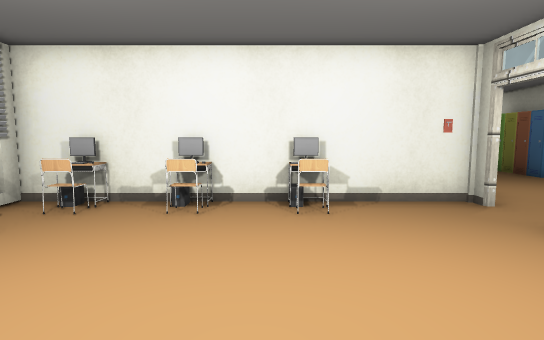
[1] (above)

17 first-person views from a walk through a scene from a Unity 3-D project. The camera is 1.4 m above the floor, tilts 6° down and sees 80° across. Doors are open. The floor is counted in squares, 1 m on a side. Each view is taken from the middle of a square. On the plan, view 1 faces up. The plan holds only what a view shows up to about 15 squares ahead; the rest is blank. The player character is not drawn. Some surface patterns are stand-ins.

[2]
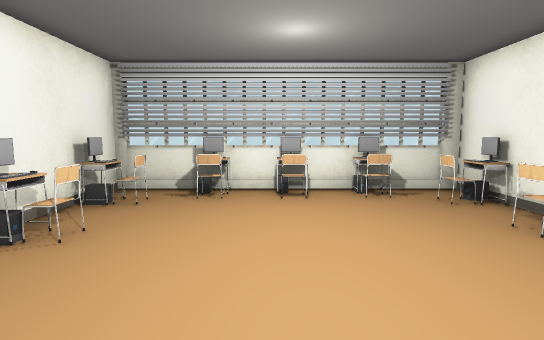

[3]
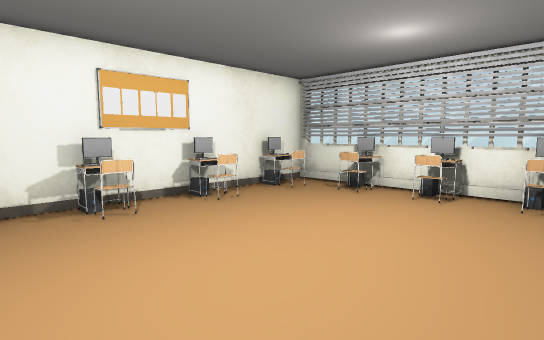

[4]
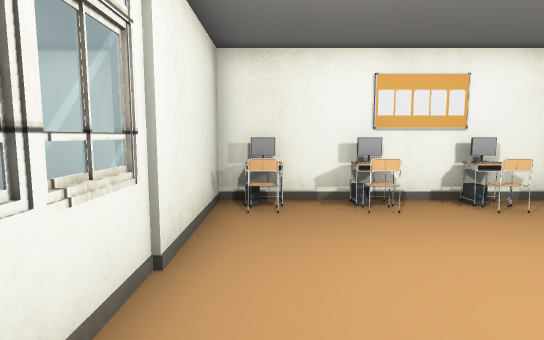

[5]
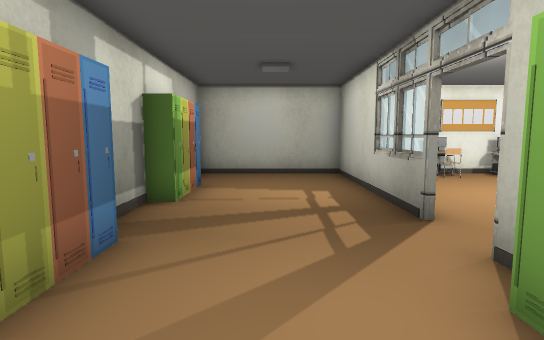

[6]
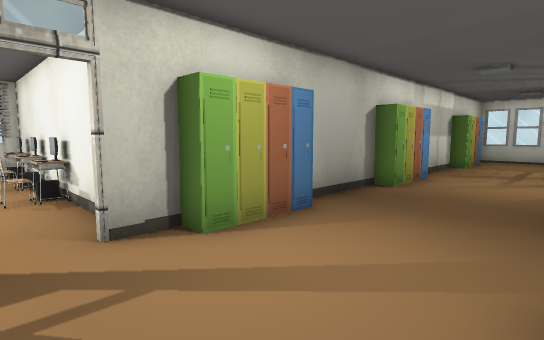

[7]
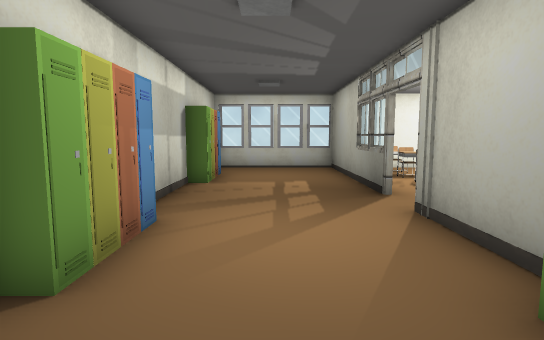

[8]
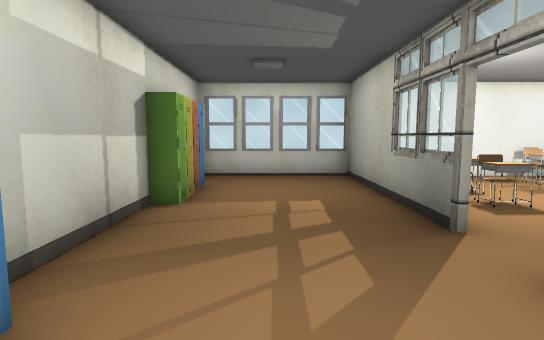

[9]
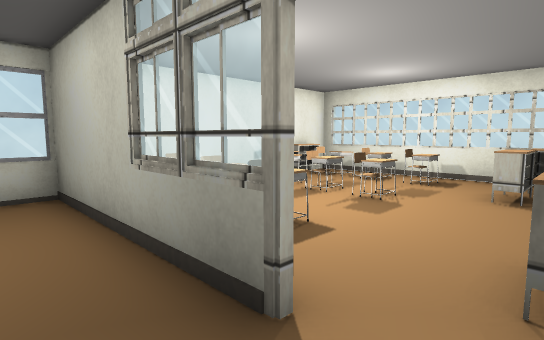

[10]
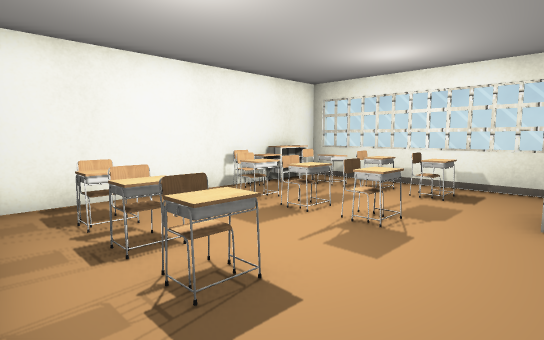

[11]
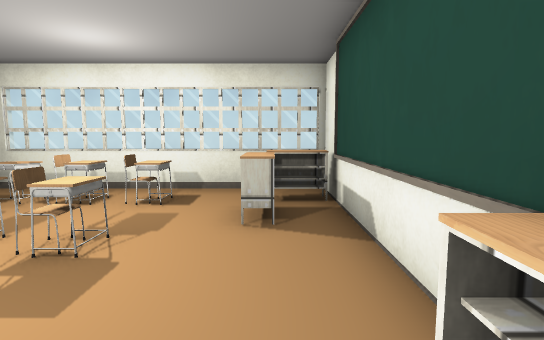

[12]
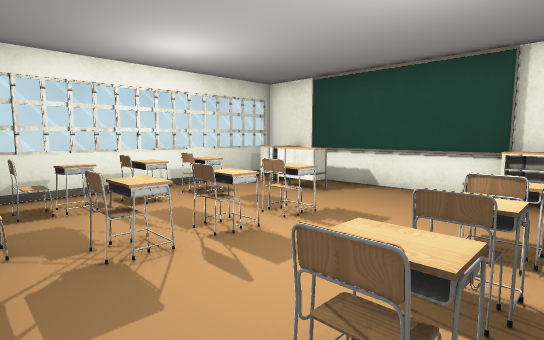

[13]
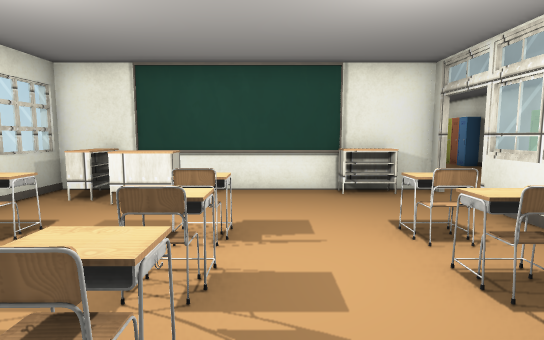

[14]
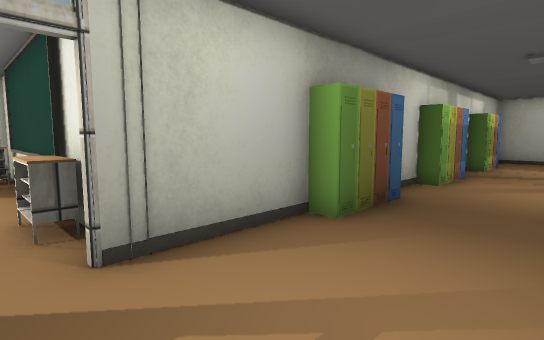

[15]
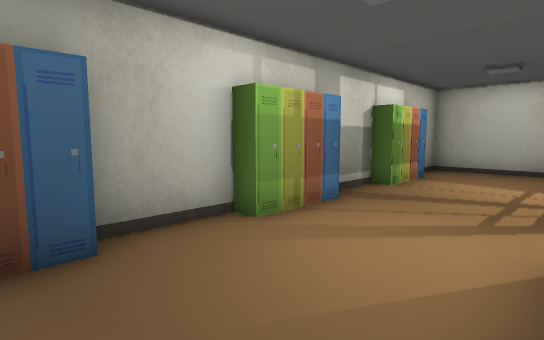

[16]
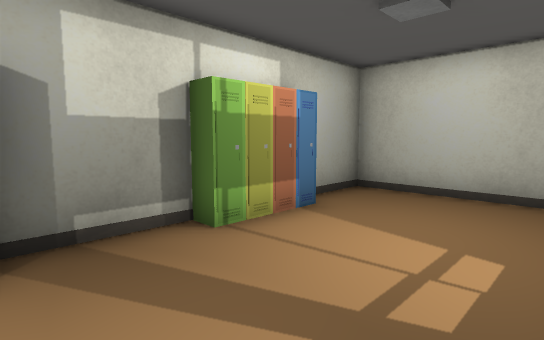

[17]
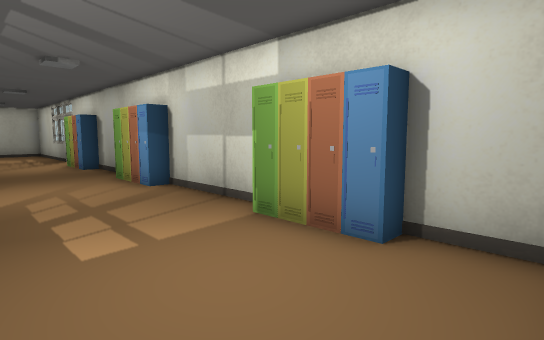

### Floor plan
Ten units are one square. View 1 is at (0, 0); x grows to the right and y downward. Boxes are objects, and circles mark ways between rooms. Rooms are numbered by the first view taken in them; rooms with no view inside come last. Other rooms are left out.
<svg viewBox="-63 -260 267 290">
<path fill="none" stroke="#000" d="M-35 21 -24 21M15 21 26 21M-52 4 -52 21 -44 21M-58 18 -52 18M-52 -65 -52 -44M35 -68 -55 -68 -55 21M43 21 43 -36M97 -132 97 -171M45 -138 45 -100M97 -82 97 -107M45 -76 45 -63M97 -185 97 -254 46 -254M45 -48 45 21 97 21 97 1M45 -206 45 -163M97 -31 97 -57M45 -248 45 -230M153 -254 105 -254M99 -202 99 -185M195 -165 195 -254 186 -254M99 -171 99 -167 199 -167"/>
<rect x="-55" y="-5" width="10" height="10" fill="#bbb"><title>other object</title></rect>
<rect x="-55" y="-15" width="10" height="10" fill="#bbb"><title>desk</title></rect>
<rect x="-55" y="-25" width="10" height="10" fill="#bbb"><title>computer</title></rect>
<rect x="-55" y="-35" width="10" height="10" fill="#bbb"><title>desk</title></rect>
<rect x="-55" y="-45" width="10" height="10" fill="#bbb"><title>desk</title></rect>
<rect x="-45" y="5" width="10" height="10" fill="#bbb"><title>other object</title></rect>
<rect x="-45" y="-5" width="10" height="10" fill="#bbb"><title>chair</title></rect>
<rect x="-45" y="-25" width="10" height="10" fill="#bbb"><title>chair</title></rect>
<rect x="-45" y="-45" width="10" height="10" fill="#bbb"><title>chair</title></rect>
<rect x="-45" y="-65" width="10" height="10" fill="#bbb"><title>chair</title></rect>
<rect x="-45" y="-75" width="10" height="10" fill="#bbb"><title>desk</title></rect>
<rect x="-25" y="15" width="10" height="10" fill="#bbb"><title>desk</title></rect>
<rect x="-25" y="-5" width="10" height="10" fill="#bbb"><title>chair</title></rect>
<rect x="-25" y="-65" width="10" height="10" fill="#bbb"><title>chair</title></rect>
<rect x="-15" y="15" width="10" height="10" fill="#bbb"><title>computer</title></rect>
<rect x="-15" y="5" width="10" height="10" fill="#bbb"><title>other object</title></rect>
<rect x="-15" y="-65" width="10" height="10" fill="#bbb"><title>desk</title></rect>
<rect x="-5" y="15" width="10" height="10" fill="#bbb"><title>other object</title></rect>
<rect x="-5" y="-65" width="10" height="10" fill="#bbb"><title>chair</title></rect>
<rect x="5" y="15" width="10" height="10" fill="#bbb"><title>computer</title></rect>
<rect x="5" y="5" width="10" height="10" fill="#bbb"><title>chair</title></rect>
<rect x="5" y="-65" width="10" height="10" fill="#bbb"><title>other object</title></rect>
<rect x="25" y="5" width="10" height="10" fill="#bbb"><title>chair</title></rect>
<rect x="35" y="-75" width="10" height="10" fill="#bbb"><title>other object</title></rect>
<rect x="45" y="-105" width="10" height="30" fill="#bbb"><title>locker</title></rect>
<rect x="45" y="-165" width="10" height="30" fill="#bbb"><title>locker</title></rect>
<rect x="45" y="-235" width="10" height="30" fill="#bbb"><title>locker</title></rect>
<rect x="85" y="-35" width="10" height="30" fill="#bbb"><title>locker</title></rect>
<rect x="85" y="-85" width="10" height="30" fill="#bbb"><title>locker</title></rect>
<rect x="85" y="-135" width="10" height="30" fill="#bbb"><title>locker</title></rect>
<rect x="105" y="-175" width="20" height="10" fill="#bbb"><title>desk</title></rect>
<rect x="105" y="-225" width="10" height="10" fill="#bbb"><title>chair</title></rect>
<rect x="115" y="-205" width="10" height="10" fill="#bbb"><title>desk</title></rect>
<rect x="115" y="-215" width="10" height="10" fill="#bbb"><title>chair</title></rect>
<rect x="115" y="-225" width="10" height="10" fill="#bbb"><title>desk</title></rect>
<rect x="115" y="-235" width="10" height="10" fill="#bbb"><title>desk</title></rect>
<rect x="115" y="-245" width="10" height="10" fill="#bbb"><title>chair</title></rect>
<rect x="135" y="-225" width="10" height="10" fill="#bbb"><title>desk</title></rect>
<rect x="145" y="-205" width="10" height="10" fill="#bbb"><title>desk</title></rect>
<rect x="145" y="-215" width="10" height="10" fill="#bbb"><title>chair</title></rect>
<rect x="145" y="-225" width="10" height="10" fill="#bbb"><title>chair</title></rect>
<rect x="145" y="-235" width="10" height="10" fill="#bbb"><title>desk</title></rect>
<rect x="145" y="-245" width="10" height="10" fill="#bbb"><title>chair</title></rect>
<rect x="155" y="-185" width="20" height="10" fill="#bbb"><title>desk</title></rect>
<rect x="155" y="-255" width="10" height="10" fill="#bbb"><title>other object</title></rect>
<rect x="165" y="-225" width="10" height="10" fill="#bbb"><title>chair</title></rect>
<rect x="165" y="-255" width="20" height="10" fill="#bbb"><title>desk</title></rect>
<rect x="175" y="-185" width="10" height="20" fill="#bbb"><title>desk</title></rect>
<rect x="175" y="-205" width="10" height="10" fill="#bbb"><title>desk</title></rect>
<rect x="175" y="-215" width="10" height="10" fill="#bbb"><title>chair</title></rect>
<rect x="175" y="-225" width="10" height="10" fill="#bbb"><title>desk</title></rect>
<rect x="175" y="-235" width="10" height="10" fill="#bbb"><title>desk</title></rect>
<rect x="175" y="-245" width="10" height="10" fill="#bbb"><title>chair</title></rect>
<circle cx="40" cy="-55" r="3" fill="#2a7"/>
<circle cx="100" cy="-180" r="3" fill="#2a7"/>
<text x="-10" y="-20">1</text>
<text x="70" y="-120">2</text>
<text x="150" y="-210">3</text>
</svg>
Room 1 opens to room 2. Room 2 opens to room 3.

Where each view was taken, in squares from view 1:
view 1: 0 up, 0 right, facing up
view 2: 2 up, 3 right, facing left
view 3: 5 up, 3 right, facing down-left
view 4: 5 up, 3 right, facing down
view 5: 10 up, 7 right, facing down
view 6: 5 up, 9 right, facing up-left
view 7: 11 up, 7 right, facing up
view 8: 14 up, 7 right, facing up
view 9: 17 up, 8 right, facing up-right
view 10: 18 up, 10 right, facing up-right
view 11: 18 up, 11 right, facing right
view 12: 25 up, 11 right, facing down-right
view 13: 25 up, 14 right, facing down
view 14: 18 up, 6 right, facing down-right
view 15: 12 up, 5 right, facing down-right
view 16: 6 up, 5 right, facing down-right
view 17: 25 up, 9 right, facing down-left
